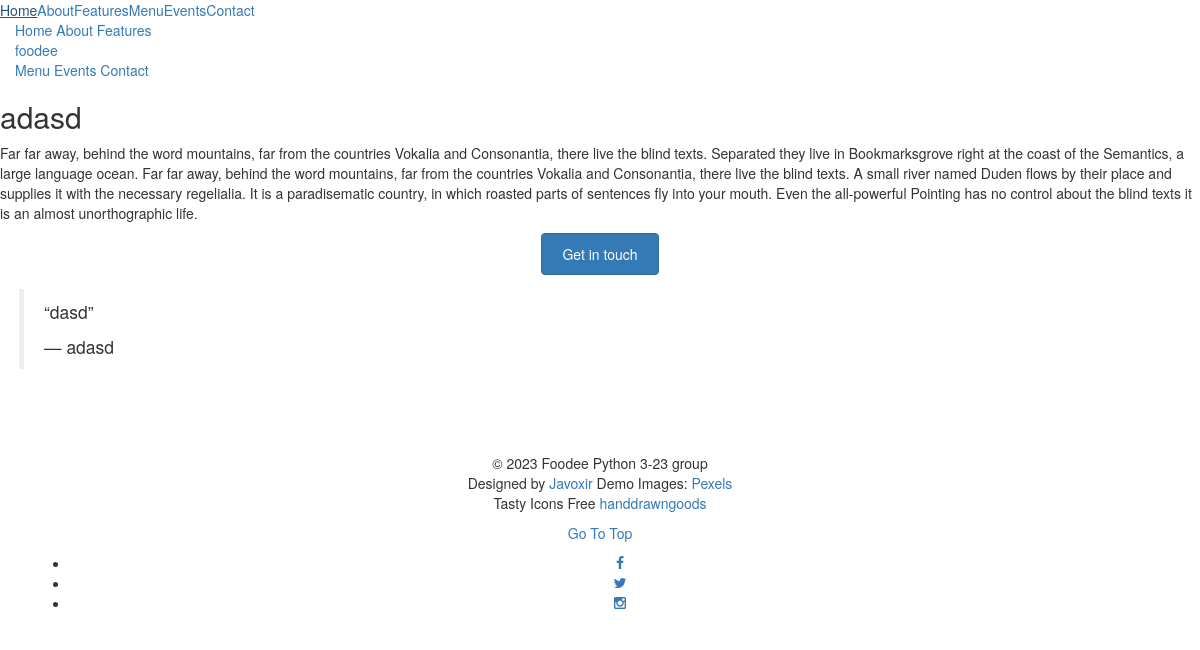
Before: /home/about/ with the older database file.
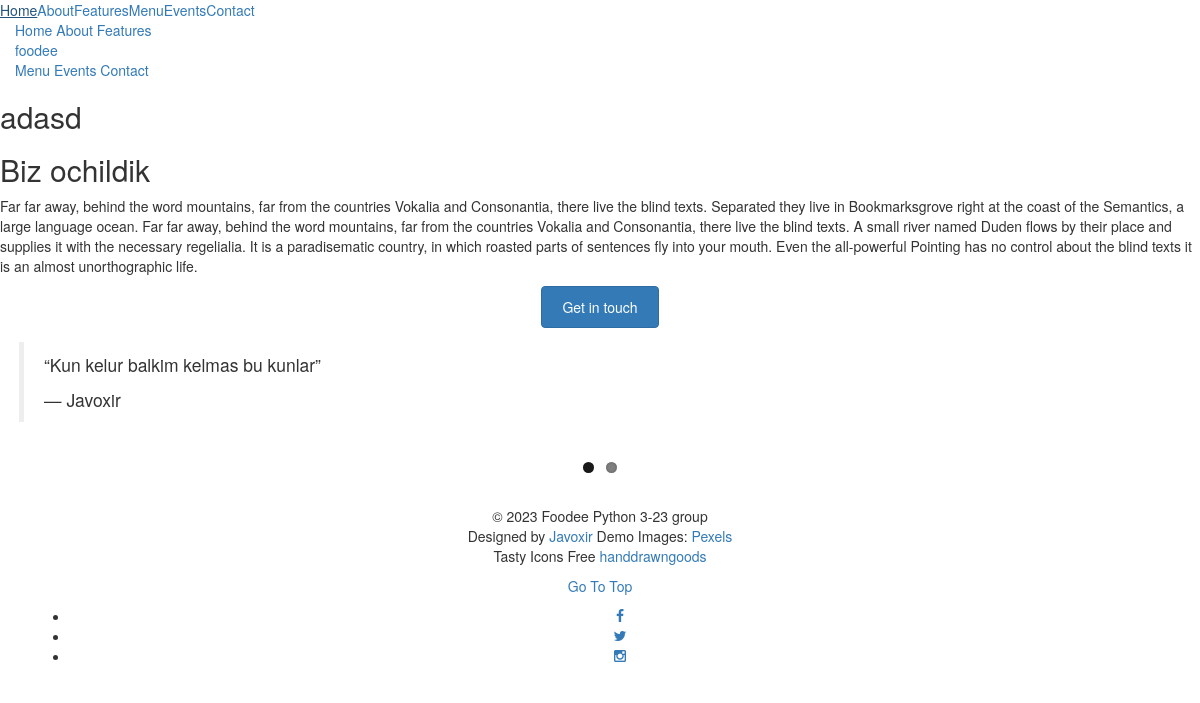
After: the same page with the newer database file.
### main/models.py (models this page shows, shortened)
class About(models.Model):
    left_image = models.ImageField(upload_to='about/left_image/%Y/%m/%d', blank=True)
    about_title = models.CharField(max_length=255, blank=True)
    descriptions = models.TextField(blank=True)
    article = models.CharField(max_length=255, blank=True)
    article_author = models.CharField(max_length=255, blank=True)
    class Meta:
        verbose_name = 'About'
        verbose_name_plural = 'Abouts'

### main/views.py (the view)
# urls.py: path('about/', AboutView.as_view(), name='about'),
class AboutView(ListView):
    template_name = 'main/about.html'
    model = About

### templates/main/about.html (shortened to what this page needs)
{% extends "layouts/base.html"%}
{% load static %}
{% block content %}
<div id="fh5co-about" data-section="about">
    <div class="fh5co-2col fh5co-text">
        {% for object in object_list %}
            <h2 class="heading to-animate">{{ object.about_title}}</h2>
        {% endfor%}
        <p class="to-animate"><span class="firstcharacter">F</span>ar far away, behind the word mountains, far from the countries Vokalia and Consonantia, there live the blind texts. Separated they live in Bookmarksgrove right at the coast of the Semantics, a large language ocean. Far far away, behind the word mountains, far from the countries Vokalia and Consonantia, there live the blind texts. A small river named Duden flows by their place and supplies it with the necessary regelialia. It is a paradisematic country, in which roasted parts of sentences fly into your mouth. Even the all-powerful Pointing has no control about the blind texts it is an almost unorthographic life.</p>
        <p class="text-center to-animate"><a href="#" class="btn btn-primary btn-outline">Get in touch</a></p>
    </div>
</div>
<div id="fh5co-sayings">
    <div class="container">
        <div class="row to-animate">
            <div class="flexslider">
                <ul class="slides">
                    {% for object in object_list %}
                    <li>
                        <blockquote>
                            <p>&ldquo;{{object.article}}&rdquo;</p>
                            <p class="quote-author">&mdash; {{object.article_author}}</p>
                        </blockquote>
                    </li>
                    {% endfor %}
                </ul>
            </div>
        </div>
    </div>
</div>
{% endblock%}

### templates/layouts/base.html (shortened to what this page needs)
{% load static %}
<!DOCTYPE html>
<html class="no-js">
	<head>
	<link rel="stylesheet" href="{% static 'css/animate.css'%}">
	<link rel="stylesheet" href="{% static 'css/icomoon.css' %}">
	<link rel="stylesheet" href="{% static 'css/simple-line-icons.css'%}">
	<link rel="stylesheet" href="{% static 'css/bootstrap-datetimepicker.min.css'%}">
	<link rel="stylesheet" href="{% static 'css/flexslider.css'%}">
	<link rel="stylesheet" href="{% static 'css/bootstrap.css'%}">
	<link rel="stylesheet" href="{% static 'css/style.css'%}">
	</head>
	<body>
		<div class="js-sticky">
			<div class="fh5co-main-nav">
				<div class="container-fluid">
					<div class="fh5co-menu-1">
						<a href="{% url 'main:home' %}">Home</a>
		            	<a href="{% url 'main:about' %}">About</a>
						<a href="{% url 'main:feature' %}">Features</a>
					</div>
					<div class="fh5co-logo">
						<a href="{% url 'main:home' %}">foodee</a>
					</div>
					<div class="fh5co-menu-2">
						<a href="{% url 'main:menu' %}">Menu</a>
						<a href="{% url 'main:event' %}">Events</a>
						<a href="{% url 'main:contact' %}">Contact</a>
					</div>
				</div>
			</div>
		</div>
    {% block content %}
    {% endblock %}
	<div id="fh5co-footer">
		<div class="container">
			<div class="row row-padded">
				<div class="col-md-12 text-center">
					<p class="to-animate">&copy; 2023 Foodee Python 3-23 group <br> Designed by <a href="#" target="_blank">Javoxir</a> Demo Images: <a href="http://pexels.com/" target="_blank">Pexels</a> <br> Tasty Icons Free <a href="http://handdrawngoods.com/store/tasty-icons-free-food-icons/" target="_blank">handdrawngoods</a>
					</p>
					<p class="text-center to-animate"><a href="#" class="js-gotop">Go To Top</a></p>
				</div>
			</div>
			<div class="row">
				<div class="col-md-12 text-center">
					<ul class="fh5co-social">
						<li class="to-animate-2"><a href="#"><i class="icon-facebook"></i></a></li>
						<li class="to-animate-2"><a href="#"><i class="icon-twitter"></i></a></li>
						<li class="to-animate-2"><a href="#"><i class="icon-instagram"></i></a></li>
					</ul>
				</div>
			</div>
		</div>
	</div>
	</body>
</html>

### assets/css/icomoon.css (style rules this page uses)
[class^="icon-"], [class*=" icon-"] { font-family: 'icomoon'; speak: none; font-style: normal; font-weight: normal; font-variant: normal; text-transform: none; line-height: 1; -webkit-font-smoothing: antialiased; -moz-osx-font-smoothing: grayscale; }
.icon-twitter:before { content: "\f099"; }
.icon-facebook:before { content: "\f09a"; }
.icon-instagram:before { content: "\f16d"; }

### assets/css/flexslider.css (style rules this page uses)
.slides, .slides > li, .flex-control-nav, .flex-direction-nav { margin: 0; padding: 0; list-style: none; }
.flexslider { margin: 0; padding: 0; }
.flexslider .slides > li { display: none; -webkit-backface-visibility: hidden; }
.flexslider .slides:after { content: "\0020"; display: block; clear: both; visibility: hidden; line-height: 0; height: 0; }
.flexslider { margin: 0 0 60px; background: #ffffff; border: 4px solid #ffffff; position: relative; zoom: 1; -webkit-border-radius: 4px; -moz-border-radius: 4px; border-radius: 4px; -webkit-box-shadow: '' 0 1px 4px rgba(0, 0, 0, 0.2); -moz-box-shadow: '' 0 1px 4px rgba(0, 0, 0, 0.2); -o-box-shadow: '' 0 1px 4px rgba(0, 0, 0, 0.2); box-shadow: '' 0 1px 4px rgba(0, 0, 0, 0.2); }
.flexslider .slides { zoom: 1; }

Changed rows visible on the page:
changed About "adasd": article "dasd" → "Kun kelur balkim kelmas bu kunlar"; article_author "adasd" → "Javoxir"
added About: about_title "Biz ochildik"
